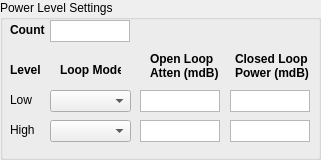
   <widget class="QGroupBox" name="groupBox">
    <property name="geometry">
     <rect>
      <x>10</x>
      <y>40</y>
      <width>321</width>
      <height>160</height>
     </rect>
    </property>
    <property name="title">
     <string>Power Level Settings</string>
    </property>
    <widget class="QLabel" name="lblPowerLevelCount">
     <property name="geometry">
      <rect>
       <x>10</x>
       <y>20</y>
       <width>41</width>
       <height>20</height>
      </rect>
     </property>
     <property name="font">
      <font>
       <weight>75</weight>
       <bold>true</bold>
      </font>
     </property>
     <property name="text">
      <string>Count</string>
     </property>
    </widget>
    <widget class="QTextEdit" name="txtPowerLevelCount">
     <property name="geometry">
      <rect>
       <x>50</x>
       <y>20</y>
       <width>80</width>
       <height>22</height>
      </rect>
     </property>
     <property name="toolTip">
      <string/>
     </property>
     <property name="whatsThis">
      <string extracomment="Revision"/>
     </property>
     <property name="inputMethodHints">
      <set>Qt::ImhNone</set>
     </property>
     <property name="verticalScrollBarPolicy">
      <enum>Qt::ScrollBarAlwaysOff</enum>
     </property>
     <property name="horizontalScrollBarPolicy">
      <enum>Qt::ScrollBarAlwaysOff</enum>
     </property>
     <property name="lineWrapMode">
      <enum>QTextEdit::NoWrap</enum>
     </property>
     <property name="textInteractionFlags">
      <set>Qt::TextSelectableByKeyboard|Qt::TextSelectableByMouse</set>
     </property>
    </widget>
    <widget class="QLabel" name="lblPowerLevelCount_2">
     <property name="geometry">
      <rect>
       <x>10</x>
       <y>90</y>
       <width>31</width>
       <height>20</height>
      </rect>
     </property>
     <property name="text">
      <string>Low</string>
     </property>
    </widget>
    <widget class="QLabel" name="lblPowerLevelCount_3">
     <property name="geometry">
      <rect>
       <x>10</x>
       <y>120</y>
       <width>31</width>
       <height>20</height>
      </rect>
     </property>
     <property name="text">
      <string>High</string>
     </property>
    </widget>
    <widget class="QLabel" name="lblPowerLevelCount_4">
     <property name="geometry">
      <rect>
       <x>60</x>
       <y>60</y>
       <width>61</width>
       <height>20</height>
      </rect>
     </property>
     <property name="font">
      <font>
       <weight>75</weight>
       <bold>true</bold>
      </font>
     </property>
     <property name="text">
      <string>Loop Mode</string>
     </property>
    </widget>
    <widget class="QLabel" name="lblPowerLevelCount_5">
     <property name="geometry">
      <rect>
       <x>150</x>
       <y>50</y>
       <width>80</width>
       <height>31</height>
      </rect>
     </property>
     <property name="font">
      <font>
       <weight>75</weight>
       <bold>true</bold>
      </font>
     </property>
     <property name="text">
      <string>Open Loop Atten (mdB)</string>
     </property>
     <property name="wordWrap">
      <bool>true</bool>
     </property>
    </widget>
    <widget class="QLabel" name="lblPowerLevelCount_7">
     <property name="geometry">
      <rect>
       <x>235</x>
       <y>50</y>
       <width>80</width>
       <height>31</height>
      </rect>
     </property>
     <property name="font">
      <font>
       <weight>75</weight>
       <bold>true</bold>
      </font>
     </property>
     <property name="text">
      <string>Closed Loop Power (mdB)</string>
     </property>
     <property name="wordWrap">
      <bool>true</bool>
     </property>
    </widget>
    <widget class="QComboBox" name="cmbLoopMode_1">
     <property name="geometry">
      <rect>
       <x>50</x>
       <y>90</y>
       <width>81</width>
       <height>22</height>
      </rect>
     </property>
     <property name="currentText">
      <string/>
     </property>
     <property name="maxVisibleItems">
      <number>2</number>
     </property>
    </widget>
    <widget class="QComboBox" name="cmbLoopMode_2">
     <property name="geometry">
      <rect>
       <x>50</x>
       <y>120</y>
       <width>81</width>
       <height>22</height>
      </rect>
     </property>
    </widget>
    <widget class="QTextEdit" name="txtOpenLoopAtt_1">
     <property name="geometry">
      <rect>
       <x>140</x>
       <y>90</y>
       <width>80</width>
       <height>22</height>
      </rect>
     </property>
     <property name="toolTip">
      <string/>
     </property>
     <property name="whatsThis">
      <string extracomment="Revision"/>
     </property>
     <property name="inputMethodHints">
      <set>Qt::ImhNone</set>
     </property>
     <property name="verticalScrollBarPolicy">
      <enum>Qt::ScrollBarAlwaysOff</enum>
     </property>
     <property name="horizontalScrollBarPolicy">
      <enum>Qt::ScrollBarAlwaysOff</enum>
     </property>
     <property name="lineWrapMode">
      <enum>QTextEdit::NoWrap</enum>
     </property>
    </widget>
    <widget class="QTextEdit" name="txtOpenLoopAtt_2">
     <property name="geometry">
      <rect>
       <x>140</x>
       <y>120</y>
       <width>80</width>
       <height>22</height>
      </rect>
     </property>
     <property name="toolTip">
      <string/>
     </property>
     <property name="whatsThis">
      <string extracomment="Revision"/>
     </property>
     <property name="inputMethodHints">
      <set>Qt::ImhNone</set>
     </property>
     <property name="verticalScrollBarPolicy">
      <enum>Qt::ScrollBarAlwaysOff</enum>
     </property>
     <property name="horizontalScrollBarPolicy">
      <enum>Qt::ScrollBarAlwaysOff</enum>
     </property>
     <property name="lineWrapMode">
      <enum>QTextEdit::NoWrap</enum>
     </property>
    </widget>
    <widget class="QTextEdit" name="txtClosedLoopPower_1">
     <property name="geometry">
      <rect>
       <x>230</x>
       <y>90</y>
       <width>80</width>
       <height>22</height>
      </rect>
     </property>
     <property name="toolTip">
      <string/>
     </property>
     <property name="whatsThis">
      <string extracomment="Revision"/>
     </property>
     <property name="inputMethodHints">
      <set>Qt::ImhNone</set>
     </property>
     <property name="verticalScrollBarPolicy">
      <enum>Qt::ScrollBarAlwaysOff</enum>
     </property>
     <property name="horizontalScrollBarPolicy">
      <enum>Qt::ScrollBarAlwaysOff</enum>
     </property>
     <property name="lineWrapMode">
      <enum>QTextEdit::NoWrap</enum>
     </property>
    </widget>
    <widget class="QTextEdit" name="txtClosedLoopPower_2">
     <property name="geometry">
      <rect>
       <x>230</x>
       <y>120</y>
       <width>80</width>
       <height>22</height>
      </rect>
     </property>
     <property name="toolTip">
      <string/>
     </property>
     <property name="whatsThis">
      <string extracomment="Revision"/>
     </property>
     <property name="inputMethodHints">
      <set>Qt::ImhNone</set>
     </property>
     <property name="verticalScrollBarPolicy">
      <enum>Qt::ScrollBarAlwaysOff</enum>
     </property>
     <property name="horizontalScrollBarPolicy">
      <enum>Qt::ScrollBarAlwaysOff</enum>
     </property>
     <property name="lineWrapMode">
      <enum>QTextEdit::NoWrap</enum>
     </property>
    </widget>
    <widget class="QLabel" name="lblPowerLevelCount_44">
     <property name="geometry">
      <rect>
       <x>10</x>
       <y>60</y>
       <width>41</width>
       <height>20</height>
      </rect>
     </property>
     <property name="font">
      <font>
       <weight>75</weight>
       <bold>true</bold>
      </font>
     </property>
     <property name="text">
      <string>Level</string>
     </property>
    </widget>
   </widget>
